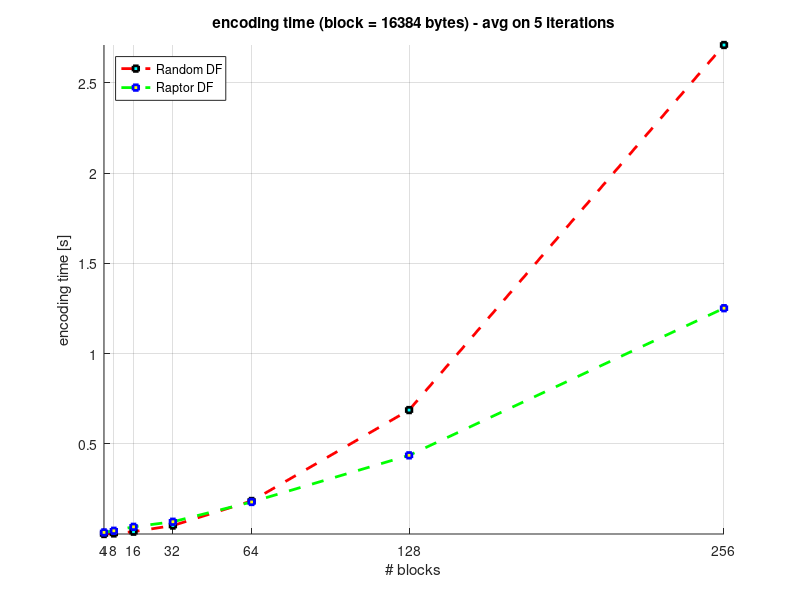
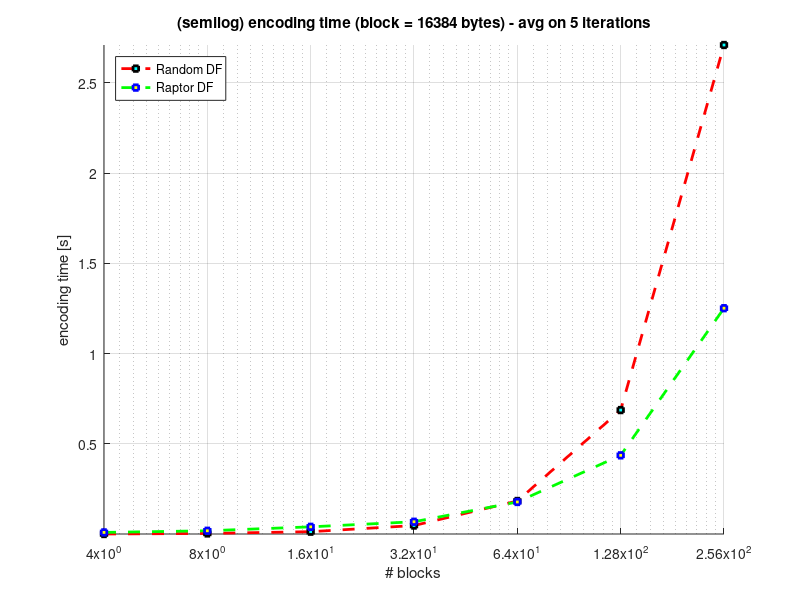
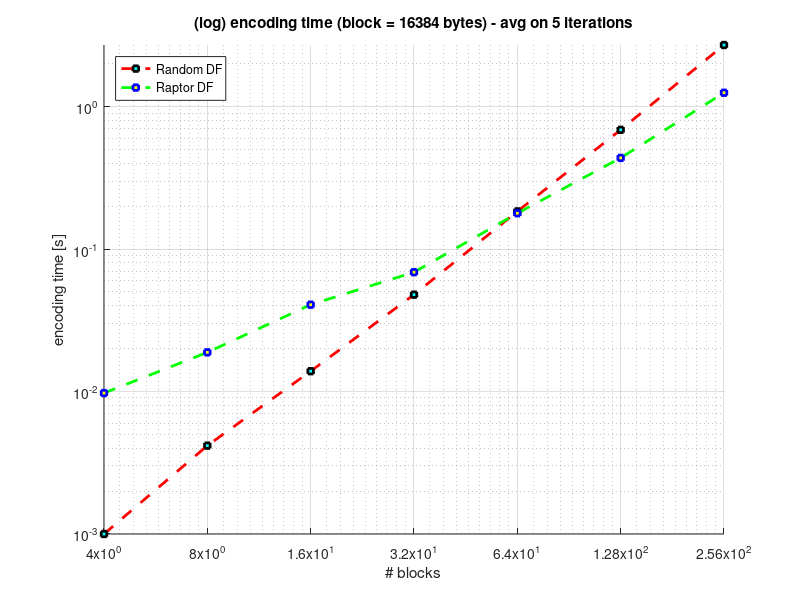
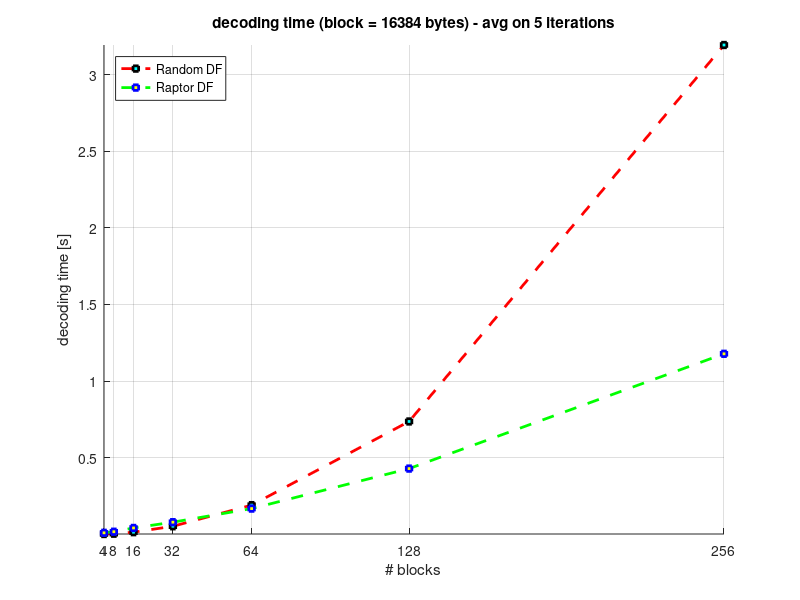

Source code (MATLAB) for these figures, in order:
        piecesize = [65536, 131072, 262144, 524288, 1048576, 2097152, 4194304];
        blocks = [4, 8, 16, 32, 64, 128, 256];
        
        t_enc_mean_rdf = [0.00099823648279363472, 0.0041647916258817138, 0.013877052730984158, 0.047841220743515912, 0.18376352496648662, 0.68730691602134819, 2.7090159137889103];
        t_enc_mean_raptor = [0.0097467009226481129, 0.018824249325376567, 0.040675718020769504, 0.06880305761109487, 0.17842732166534553, 0.43659499492738119, 1.2514622818354018];
        t_dec_mean_rdf = [0.00090541276064786053, 0.0027647986186041607, 0.012735988267886092, 0.051389694570048071, 0.18940479782625275, 0.73571108438745436, 3.1941249506018972];
        t_dec_mean_raptor = [0.0085999774932861324, 0.015729261648775351, 0.040364795884275752, 0.078089075207497763, 0.16685420246979477, 0.42802826531111055, 1.177582401368096];
        ovh_mean_rdf = [65.0, 27.5, 8.75, 12.5, 2.1875, 1.09375, 0.390625];
        ovh_mean_raptor = [20.0, 22.5, 7.5, 3.75, 2.8125, 1.40625, 1.015625];
        ovh_mean_rr = [50.0, 187.5, 221.25, 187.5, 230.0, 393.125, 376.71875];
        
        figure
        hold on
        plot(blocks,t_enc_mean_rdf,'--rs','LineWidth',2,'MarkerEdgeColor','k','MarkerFaceColor','c','MarkerSize',4)
        plot(blocks,t_enc_mean_raptor,'--gs','LineWidth',2,'MarkerEdgeColor','b','MarkerFaceColor','y','MarkerSize',4)
        set(gca,'XTick',blocks)   
        ylabel('encoding time [s]')
        xlabel('# blocks')
        title('encoding time (block = 16384 bytes) - avg on 5 iterations')
        h = legend('Random DF','Raptor DF','Location','NorthWest');
        set(h,'Interpreter','none')
        axis tight
        grid on
        
        figure
        hold on
        plot(blocks,t_enc_mean_rdf,'--rs','LineWidth',2,'MarkerEdgeColor','k','MarkerFaceColor','c','MarkerSize',4)
        plot(blocks,t_enc_mean_raptor,'--gs','LineWidth',2,'MarkerEdgeColor','b','MarkerFaceColor','y','MarkerSize',4)
        set(gca,'XTick',blocks)  
        set(gca,'XScale','Log') 
        ylabel('encoding time [s]')
        xlabel('# blocks')
        title('(semilog) encoding time (block = 16384 bytes) - avg on 5 iterations')
        h = legend('Random DF','Raptor DF','Location','NorthWest');
        set(h,'Interpreter','none')
        axis tight
        grid on
        
        figure
        hold on
        plot(blocks,t_enc_mean_rdf,'--rs','LineWidth',2,'MarkerEdgeColor','k','MarkerFaceColor','c','MarkerSize',4)
        plot(blocks,t_enc_mean_raptor,'--gs','LineWidth',2,'MarkerEdgeColor','b','MarkerFaceColor','y','MarkerSize',4)
        set(gca,'XTick',blocks)  
        set(gca,'XScale','Log') 
        set(gca,'YScale','Log') 
        ylabel('encoding time [s]')
        xlabel('# blocks')
        title('(log) encoding time (block = 16384 bytes) - avg on 5 iterations')
        h = legend('Random DF','Raptor DF','Location','NorthWest');
        set(h,'Interpreter','none')
        axis tight
        grid on
        
        figure
        hold on
        plot(blocks,t_dec_mean_rdf,'--rs','LineWidth',2,'MarkerEdgeColor','k','MarkerFaceColor','c','MarkerSize',4)
        plot(blocks,t_dec_mean_raptor,'--gs','LineWidth',2,'MarkerEdgeColor','b','MarkerFaceColor','y','MarkerSize',4)
        set(gca,'XTick',blocks)   
        ylabel('decoding time [s]')
        xlabel('# blocks')
        title('decoding time (block = 16384 bytes) - avg on 5 iterations')
        h = legend('Random DF','Raptor DF','Location','NorthWest');
        set(h,'Interpreter','none')
        axis tight
        grid on
        
        figure
        hold on
        plot(blocks,t_dec_mean_rdf,'--rs','LineWidth',2,'MarkerEdgeColor','k','MarkerFaceColor','c','MarkerSize',4)
        plot(blocks,t_dec_mean_raptor,'--gs','LineWidth',2,'MarkerEdgeColor','b','MarkerFaceColor','y','MarkerSize',4)
        set(gca,'XTick',blocks) 
        set(gca,'XScale','Log')   
        ylabel('decoding time [s]')
        xlabel('# blocks')
        title('(semilog) decoding time (block = 16384 bytes) - avg on 5 iterations')
        h = legend('Random DF','Raptor DF','Location','NorthWest');
        set(h,'Interpreter','none')
        axis tight
        grid on
        
        figure
        hold on
        plot(blocks,t_dec_mean_rdf,'--rs','LineWidth',2,'MarkerEdgeColor','k','MarkerFaceColor','c','MarkerSize',4)
        plot(blocks,t_dec_mean_raptor,'--gs','LineWidth',2,'MarkerEdgeColor','b','MarkerFaceColor','y','MarkerSize',4)
        set(gca,'XTick',blocks) 
        set(gca,'XScale','Log')   
        set(gca,'YScale','Log') 
        ylabel('decoding time [s]')
        xlabel('# blocks')
        title('(log) decoding time (block = 16384 bytes) - avg on 5 iterations')
        h = legend('Random DF','Raptor DF','Location','NorthWest');
        set(h,'Interpreter','none')
        axis tight
        grid on
        
        figure
        hold on
        plot(blocks,ovh_mean_rr,'--rs','LineWidth',2,'MarkerEdgeColor','k','MarkerFaceColor','c','MarkerSize',4)
        set(gca,'XTick',blocks)    
        set(gca,'XScale','Log')   
        xlabel('# blocks')
        ylabel('overhead [%]')
        title('(semilog) overhead (# of block used/min # of blocks to decode) - loss pr: 75 - avg on 5 iterations')
        h = legend('Round Robin','Location','NorthWest');
        set(h,'Interpreter','none')
        axis tight
        grid on
        
        figure
        hold on
        plot(blocks,ovh_mean_rdf,'--rs','LineWidth',2,'MarkerEdgeColor','k','MarkerFaceColor','c','MarkerSize',4)
        plot(blocks,ovh_mean_raptor,'--gs','LineWidth',2,'MarkerEdgeColor','b','MarkerFaceColor','y','MarkerSize',4)
        set(gca,'XTick',blocks)     
        xlabel('# blocks')
        ylabel('overhead [%]')
        title('overhead (# of block used/min # of blocks to decode) - loss pr: 75 - avg on 5 iterations')
        h = legend('Random DF','Raptor DF','Location','NorthEast');
        set(h,'Interpreter','none')
        axis tight
        grid on
        
        figure
        hold on
        plot(blocks,ovh_mean_rdf,'--rs','LineWidth',2,'MarkerEdgeColor','k','MarkerFaceColor','c','MarkerSize',4)
        plot(blocks,ovh_mean_raptor,'--gs','LineWidth',2,'MarkerEdgeColor','b','MarkerFaceColor','y','MarkerSize',4)
        set(gca,'XTick',blocks)    
        set(gca,'XScale','Log')   
        xlabel('# blocks')
        ylabel('overhead [%]')
        title('(semilog) overhead (# of block used/min # of blocks to decode) - loss pr: 75 - avg on 5 iterations')
        h = legend('Random DF','Raptor DF','Location','NorthEast');
        set(h,'Interpreter','none')
        axis tight
        grid on
        
        figure
        hold on
        plot(blocks,ovh_mean_rr,'--bs','LineWidth',2,'MarkerEdgeColor','b','MarkerFaceColor','r','MarkerSize',4)
        plot(blocks,ovh_mean_rdf,'--rs','LineWidth',2,'MarkerEdgeColor','k','MarkerFaceColor','c','MarkerSize',4)
        plot(blocks,ovh_mean_raptor,'--gs','LineWidth',2,'MarkerEdgeColor','b','MarkerFaceColor','y','MarkerSize',4)
        set(gca,'XTick',blocks)    
        set(gca,'XScale','Log')   
        xlabel('# blocks')
        ylabel('overhead [%]')
        title('(semilog) overhead (# of block used/min # of blocks to decode) - loss pr: 75 - avg on 5 iterations')
        h = legend('Round Robin','Random DF','Raptor DF','Location','NorthWest');
        set(h,'Interpreter','none')
        axis tight
        grid on
        